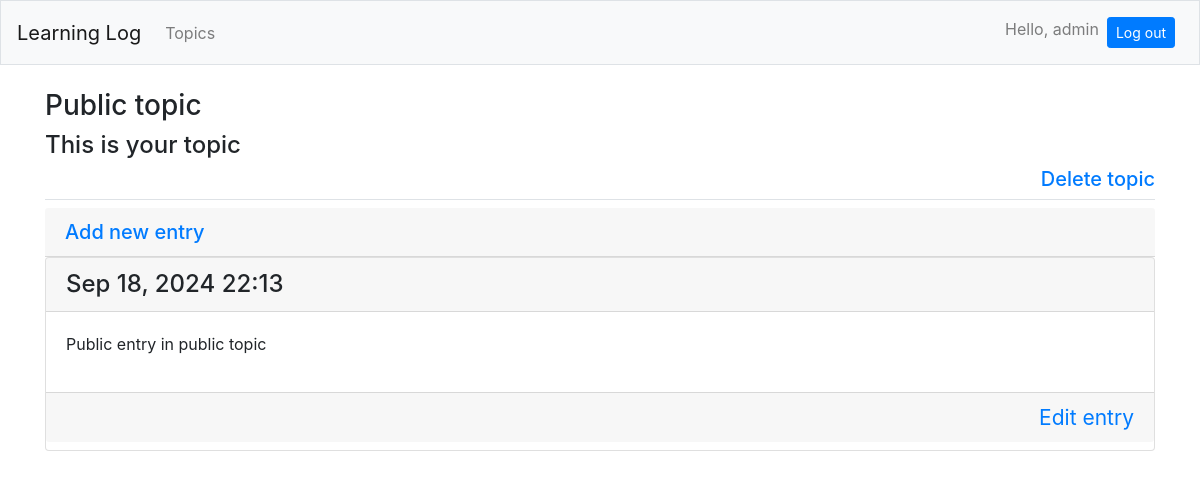
Screenshot of /topics/5/ (signed in) with the database file from the repository.
### learning_logs/models.py (models this page shows, shortened)
class Topic(models.Model):
	text = models.CharField(max_length=200)
	date_added = models.DateTimeField(auto_now_add=True)
	owner = models.ForeignKey(User, on_delete=models.CASCADE)
	private = models.BooleanField()
	def __str__(self):
		return self.text

class Entry(models.Model):
	topic = models.ForeignKey(Topic, on_delete=models.CASCADE)
	text = models.TextField()
	date_added  = models.DateTimeField(auto_now_add=True)
	class Meta:
		verbose_name_plural = 'entries'

### learning_logs/views.py (the view)
# urls.py: path('topics/<int:topic_id>/', views.topic, name='topic'),
@login_required
def topic(request, topic_id):
	topic = get_object_or_404(Topic, id=topic_id)
	if topic.owner != request.user and topic.private:
		raise Http404
	entries = topic.entry_set.order_by('-date_added')
	context = {'topic': topic, 'entries': entries}
	return render(request, 'learning_logs/topic.html', context)

### learning_logs/templates/learning_logs/topic.html (shortened to what this page needs)
{% extends "learning_logs/base.html" %}
{% block page_header %}
	<h3>{{ topic }}</h3>
	{% if user == topic.owner %}
		<h4>This is your topic</h4>
		<div class="clearfix">
			<h5>
				<a class="float-right" href="{% url 'learning_logs:delete_topic' topic.id %}">Delete topic</a>
			</h5>
		</div>
	{% else %}
		<h4>This is {{ topic.owner }}'s topic</h4>
	{% endif %}
{% endblock page_header %}
{% block content %}
	<h5 class="card-header">
		<a href="{% url 'learning_logs:new_entry' topic.id %}">Add new entry</a>
	</h5>
		{% for entry in entries %}
			<div class="card mb-3">
				<h4 class="card-header">
					{{ entry.date_added|date:'M d, Y H:i' }}
				</h4>
				<div class="card-body">
					{{ entry.text|linebreaks }}
				</div>
				<h4 class="card-footer">
					<small><a class="float-right" href="{% url 'learning_logs:edit_entry' entry.id %}">
						Edit entry</a></small>
				</h4>
			</div>
		{% empty %}
			<p>There are no entries for this topic yet</p>
		{% endfor %}
{% endblock content %}

### learning_logs/templates/learning_logs/base.html (shortened to what this page needs)
{% load bootstrap4 %}
<!DOCTYPE html>
<html>
<head>
	{% bootstrap_css %}
</head>
<body>
	<nav class="navbar navbar-expand-md navbar-light bg-light mb-4 border">
		<a class="navbar-brand" href="{% url 'learning_logs:index' %}">
			Learning Log</a>
	   	<div class="collapse navbar-collapse" id="navbarCollapse">
	   		<ul class="navbar-nav mr-auto">
	   			<li class="nav-item">
	   				<a class="nav-link" href="{% url 'learning_logs:topics' %}">
	   					Topics</a></li>
	   		</ul>
	   		<ul class="navbar-nav ml-auto">
	   			{% if user.is_authenticated %}
	   				<li class="nav-item">
	   					<span class="navbar-text">Hello, {{ user.username }}</span>
	   				</li>
	   				<li class="nav-item">
	   					<form method="post" class="nav-link" action="{% url 'users:logout' %}">
	   						<button class="btn btn-sm btn-primary" type="submit">Log out</button>
	   					</form>
	   				</li>
	   			{% endif %}
	   		</ul>
	   	</div>
	</nav>
	<main role="main" class="container">
		<div class="pb-2 mb-2 border-bottom">
			{% block page_header %}{% endblock page_header %}
		</div>
		<div>
			{% block content %}{% endblock content %}
		</div>
	</main>
</body>
</html>

### rows the page displays
Topic: text "Public topic"
Entry: date_added "Sep 18, 2024 22:13", text "Public entry in public topic"

### other values shown
{{ user.username }} "admin"
